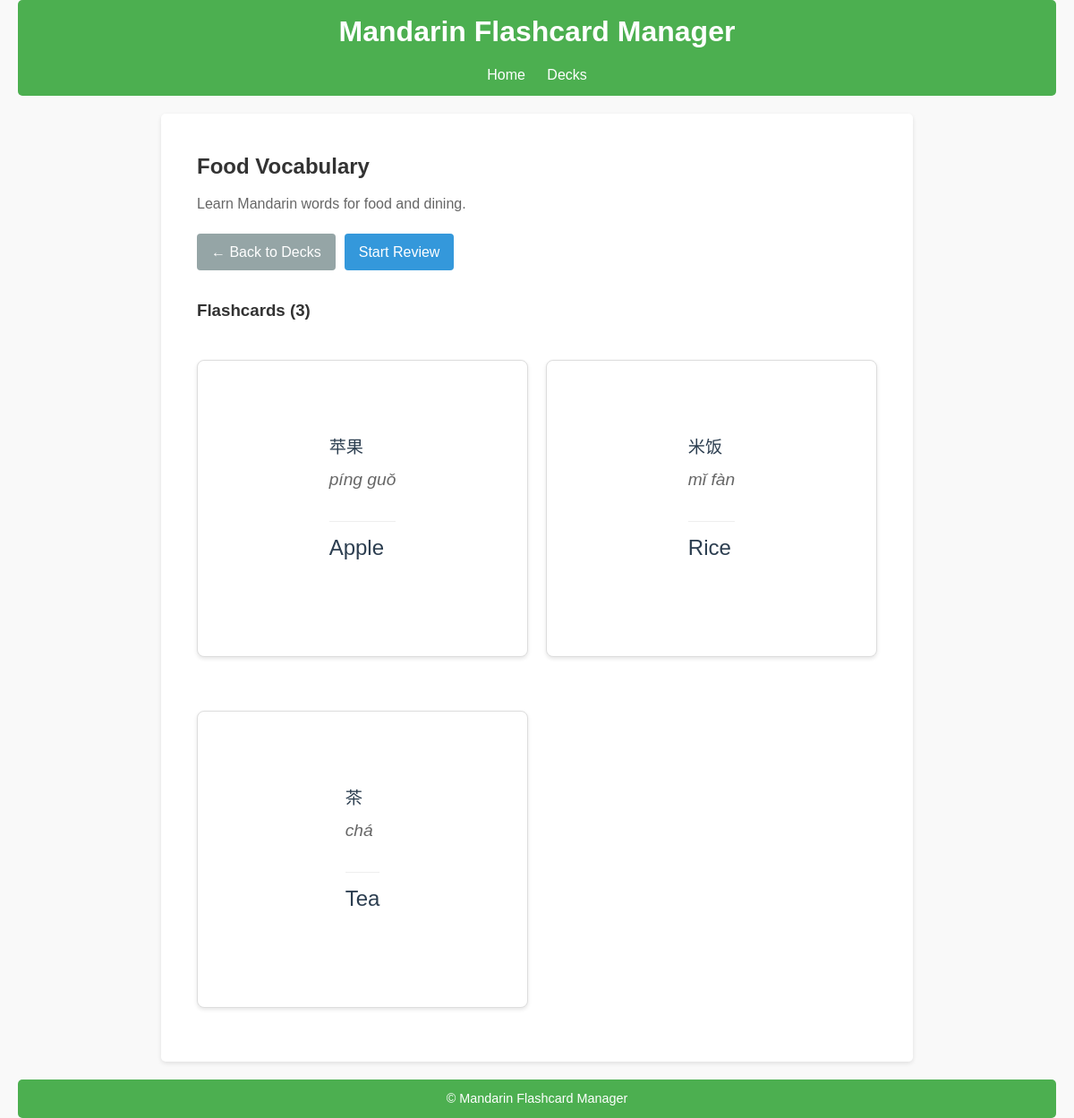
Screenshot of /decks/view/6 with the database file from the repository.
### src/database/models/deck.py (models this page shows)
class Deck(Base):
    __tablename__ = "decks"
    id = Column(Integer, primary_key=True, index=True)
    name = Column(String, unique=True, nullable=False)
    description = Column(String, nullable=True)
    flashcards = relationship("Flashcard", back_populates="deck", cascade="all, delete")

### src/database/models/flashcard.py (models this page shows)
class Flashcard(Base):
    __tablename__ = "flashcards"
    id = Column(Integer, primary_key=True, index=True)
    deck_id = Column(Integer, ForeignKey("decks.id", ondelete="CASCADE"), nullable=False)
    word = Column(String, nullable=False)
    pinyin = Column(String, nullable=False)
    translation = Column(String, nullable=False)
    example_sentence = Column(String, nullable=True)  # nullable=True since it's optional
    deck = relationship("Deck", back_populates="flashcards")

### src/routes/decks.py (the view)
@decks_bp.route("/view/<int:deck_id>", methods=["GET"])
def view_deck(deck_id):
    db = next(get_db())
    try:
        deck = db.query(Deck).filter(Deck.id == deck_id).first()
        if not deck:
            abort(404, description="Deck not found")
        return render_template('deck_detail.html', deck=deck)
    finally:
        db.close()

### src/database/db.py (called while the page is built)
def get_db():
    db = SessionLocal()
    try:
        yield db
    finally:
        db.close()

### src/templates/deck_detail.html (shortened to what this page needs)
{% extends "base.html" %}
{% block content %}
<div class="deck-detail-container">
    <div class="deck-header">
        <h2>{{ deck.name }}</h2>
        {% if deck.description %}
            <p class="deck-description">{{ deck.description }}</p>
        {% endif %}
    </div>
    <div class="deck-actions">
        <a href="{{ url_for('decks.view_decks') }}" class="button back-btn">← Back to Decks</a>
        <a href="{{ url_for('review.start_review', deck_id=deck.id) }}" class="button review-btn">Start Review</a>
    </div>
    <div class="flashcards-section">
        <h3>Flashcards ({{ deck.flashcards|length }})</h3>
        {% if deck.flashcards %}
            <div class="flashcard-grid">
                {% for card in deck.flashcards %}
                    <div class="flashcard">
                        <div class="card-content">
                            <div class="chinese">
                                <span class="word">{{ card.word }}</span>
                                <span class="pinyin">{{ card.pinyin }}</span>
                            </div>
                            <div class="translation">{{ card.translation }}</div>
                        </div>
                    </div>
                {% endfor %}
            </div>
        {% else %}
            <p class="no-cards">No flashcards in this deck yet.</p>
        {% endif %}
    </div>
</div>
{% endblock %}

### src/static/styles.css (style rules this page uses)
body, h1, h2, h3, p, ul, li, a, button, input, label { margin: 0; padding: 0; box-sizing: border-box; }
body { font-family: Arial, sans-serif; background-color: #f9f9f9; color: #333; line-height: 1.6; padding: 0 20px; }
a { color: #4CAF50; text-decoration: none; }
.flashcard { background-color: white; border-radius: 10px; box-shadow: 0 2px 10px rgba(0,0,0,0.1); padding: 40px; margin: 20px 0; min-height: 300px; display: flex; flex-direction: column; justify-content: center; align-items: center; cursor: pointer; }
.pinyin { font-size: 1.2em; color: #666; margin-bottom: 20px; }
.translation { font-size: 1.5em; margin-bottom: 20px; }
.button { padding: 10px 20px; border: none; border-radius: 5px; cursor: pointer; font-size: 1em; transition: background-color 0.3s; }

### src/templates/deck_detail.html (style rules this page uses)
.deck-detail-container { max-width: 1200px; margin: 0 auto; padding: 20px; }
.deck-header { margin-bottom: 20px; }
.deck-description { color: #666; margin-top: 10px; }
.deck-actions { display: flex; gap: 10px; margin-bottom: 30px; }
.button { padding: 8px 16px; border-radius: 4px; text-decoration: none; font-weight: 500; }
.back-btn { background-color: #95a5a6; color: white; }
.review-btn { background-color: #3498db; color: white; }
.flashcards-section { margin-top: 30px; }
.flashcard-grid { display: grid; grid-template-columns: repeat(auto-fill, minmax(250px, 1fr)); gap: 20px; margin-top: 20px; }
.flashcard { border: 1px solid #ddd; border-radius: 8px; padding: 15px; background-color: white; box-shadow: 0 2px 4px rgba(0,0,0,0.1); }
.card-content { display: flex; flex-direction: column; gap: 10px; }
.chinese { display: flex; flex-direction: column; gap: 5px; }
.word { font-size: 1.2em; color: #2c3e50; }
.pinyin { color: #666; font-style: italic; }
.translation { color: #2c3e50; border-top: 1px solid #eee; padding-top: 10px; }

### rows the page displays
Deck: name "Food Vocabulary", description "Learn Mandarin words for food and dining."
Flashcard: word "苹果", pinyin "píng guǒ", translation "Apple"
Flashcard: word "米饭", pinyin "mǐ fàn", translation "Rice"
Flashcard: word "茶", pinyin "chá", translation "Tea"

### other values shown
{{ deck.flashcards|length }} "3"
